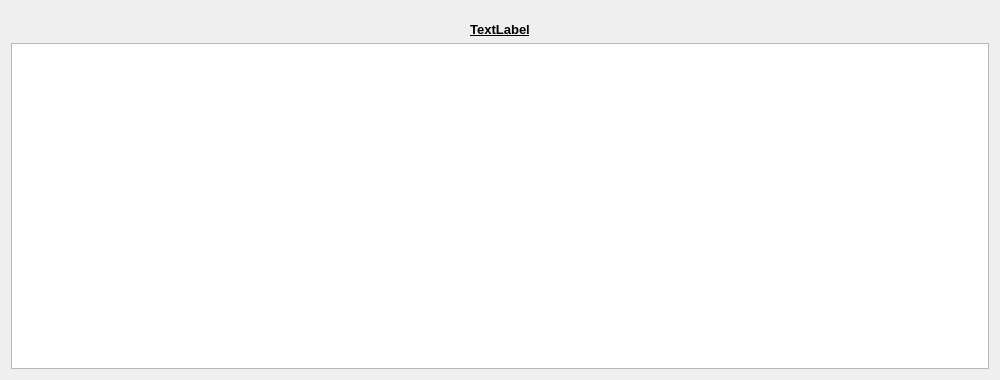
<?xml version="1.0" encoding="UTF-8"?>
<ui version="4.0">
 <class>ADRES_NOT_DEFTERI_FISI</class>
 <widget class="QDialog" name="ADRES_NOT_DEFTERI_FISI">
  <property name="geometry">
   <rect>
    <x>0</x>
    <y>0</y>
    <width>1000</width>
    <height>380</height>
   </rect>
  </property>
  <property name="sizePolicy">
   <sizepolicy hsizetype="Expanding" vsizetype="Expanding">
    <horstretch>0</horstretch>
    <verstretch>0</verstretch>
   </sizepolicy>
  </property>
  <property name="minimumSize">
   <size>
    <width>1000</width>
    <height>380</height>
   </size>
  </property>
  <property name="windowTitle">
   <string>Not Defteri</string>
  </property>
  <layout class="QGridLayout" name="gridLayout_2" rowstretch="1,1,60">
   <property name="sizeConstraint">
    <enum>QLayout::SetNoConstraint</enum>
   </property>
   <item row="0" column="0">
    <widget class="QWidget" name="navigation_buttons_widget" native="true">
     <property name="sizePolicy">
      <sizepolicy hsizetype="Expanding" vsizetype="Expanding">
       <horstretch>0</horstretch>
       <verstretch>0</verstretch>
      </sizepolicy>
     </property>
    </widget>
   </item>
   <item row="1" column="0">
    <layout class="QGridLayout" name="gridLayout" columnstretch="20">
     <item row="0" column="0">
      <widget class="QLabel" name="label_sahis_firma_name">
       <property name="sizePolicy">
        <sizepolicy hsizetype="Expanding" vsizetype="Fixed">
         <horstretch>0</horstretch>
         <verstretch>0</verstretch>
        </sizepolicy>
       </property>
       <property name="font">
        <font>
         <pointsize>10</pointsize>
         <weight>75</weight>
         <bold>true</bold>
         <underline>true</underline>
        </font>
       </property>
       <property name="styleSheet">
        <string notr="true">color: rgb(0, 0, 255);
color: rgb(0, 0, 0);</string>
       </property>
       <property name="text">
        <string>TextLabel</string>
       </property>
       <property name="alignment">
        <set>Qt::AlignCenter</set>
       </property>
      </widget>
     </item>
    </layout>
   </item>
   <item row="2" column="0">
    <widget class="QTableWidget" name="tableWidget_not_defteri"/>
   </item>
  </layout>
 </widget>
 <tabstops>
  <tabstop>tableWidget_not_defteri</tabstop>
 </tabstops>
 <resources/>
 <connections/>
</ui>
